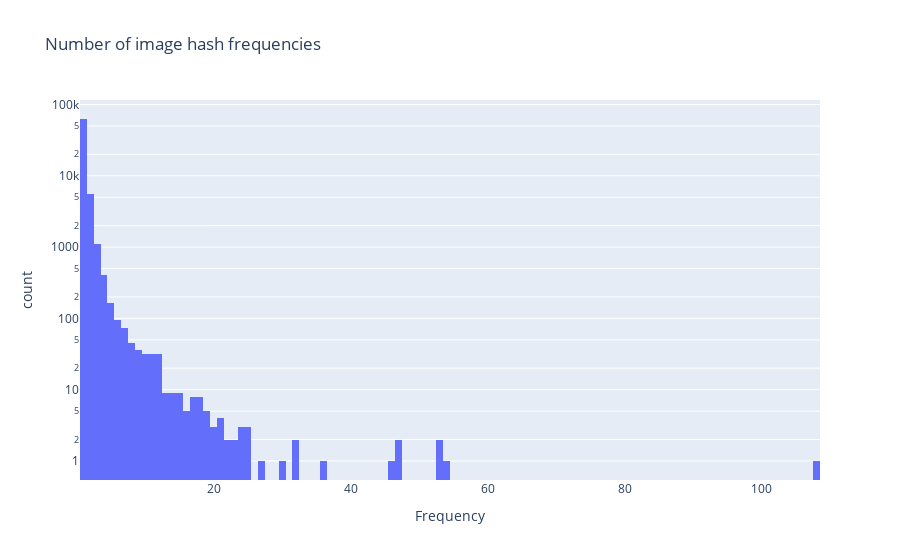

Notebook code cell kept with this figure:
### Code cell
unique_imgs = len(df["img_id"].unique())
unique_hashes = len(df["hash"].unique())
print(f"Unique images posted: {unique_imgs} \nUnique hashes: {unique_hashes}")

value_counts = df['hash'].value_counts()
frequency_counts = value_counts.value_counts()

value_counts_df = value_counts.reset_index()
value_counts_df.columns = ['Value', 'Frequency']

fig = px.histogram(value_counts_df, x='Frequency', title='Number of image hash frequencies', labels={'col': 'Value'}, log_y=True)
fig.show()

### Figure 1 — Plotly figure (JSON) as saved in the notebook; plotly's stock layout.template omitted (floating-point values rounded to 4 significant figures; data arrays with more than 128 entries replaced by an {"elided": "..."} marker saying what was removed)
{"data": [{"alignmentgroup": "True", "bingroup": "x", "hovertemplate": "Frequency=%{x}<br>count=%{y}<extra></extra>", "legendgroup": "", "marker": {"color": "#636efa", "pattern": {"shape": ""}}, "name": "", "offsetgroup": "", "orientation": "v", "showlegend": false, "type": "histogram", "x": {"elided": "70269 int values"}, "xaxis": "x", "yaxis": "y"}], "layout": {"barmode": "relative", "legend": {"tracegroupgap": 0}, "title": {"text": "Number of image hash frequencies"}, "xaxis": {"anchor": "y", "domain": [0, 1], "title": {"text": "Frequency"}}, "yaxis": {"anchor": "x", "domain": [0, 1], "title": {"text": "count"}, "type": "log"}}}
